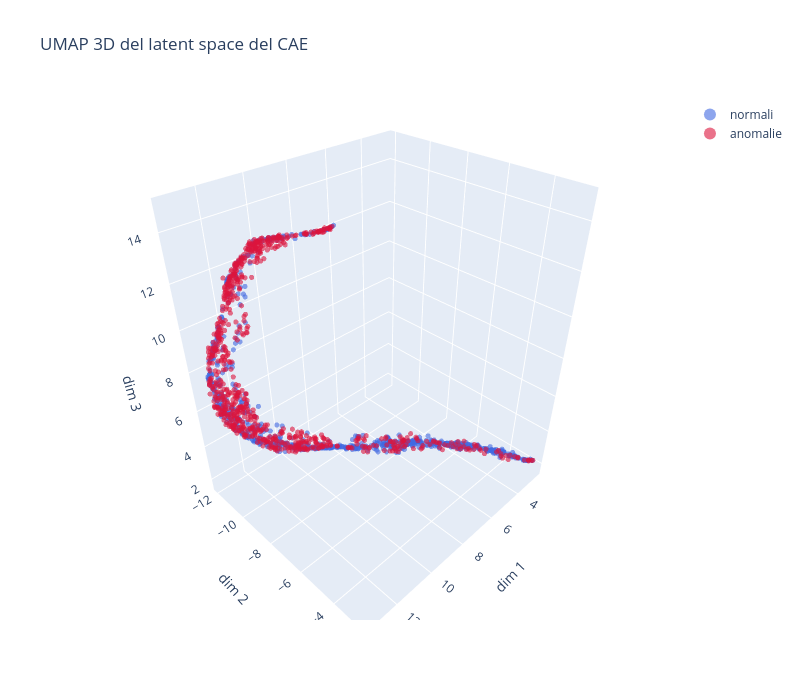

The code cell stored with this chart in its notebook:
### Code cell
# UMAP opzionale (richiede 'umap-learn'). Salta in silenzio se non installato.
try:
    import umap
    import plotly.graph_objects as go
    Zu = umap.UMAP(n_components=3, random_state=SEED).fit_transform(Z)
    fig = go.Figure()
    for lab, name, col in [(0, 'normali', 'royalblue'), (1, 'anomalie', 'crimson')]:
        m = labels == lab
        fig.add_trace(go.Scatter3d(
            x=Zu[m, 0], y=Zu[m, 1], z=Zu[m, 2],
            mode='markers', name=name,
            marker=dict(size=3, color=col, opacity=0.6)))
    fig.update_layout(
        title='UMAP 3D del latent space del CAE',
        scene=dict(xaxis_title='dim 1', yaxis_title='dim 2', zaxis_title='dim 3'),
        width=800, height=700, legend=dict(itemsizing='constant'))
    fig.write_html(os.path.join(ART_DIR, 'umap_latent_3d.html'))
    fig.show()
except ImportError:
    print('umap-learn non installato: salto (la t-SNE sopra e sufficiente).')

### Figure 1 — Plotly figure (JSON) as saved in the notebook; plotly's stock layout.template omitted (floating-point values rounded to 4 significant figures; data arrays with more than 128 entries replaced by an {"elided": "..."} marker saying what was removed)
{"data": [{"marker": {"color": "royalblue", "opacity": 0.6, "size": 3}, "mode": "markers", "name": "normali", "type": "scatter3d", "x": {"elided": "800 float values"}, "y": {"elided": "800 float values"}, "z": {"elided": "800 float values"}}, {"marker": {"color": "crimson", "opacity": 0.6, "size": 3}, "mode": "markers", "name": "anomalie", "type": "scatter3d", "x": {"elided": "800 float values"}, "y": {"elided": "800 float values"}, "z": {"elided": "800 float values"}}], "layout": {"height": 700, "legend": {"itemsizing": "constant"}, "scene": {"xaxis": {"title": {"text": "dim 1"}}, "yaxis": {"title": {"text": "dim 2"}}, "zaxis": {"title": {"text": "dim 3"}}}, "title": {"text": "UMAP 3D del latent space del CAE"}, "width": 800}}
